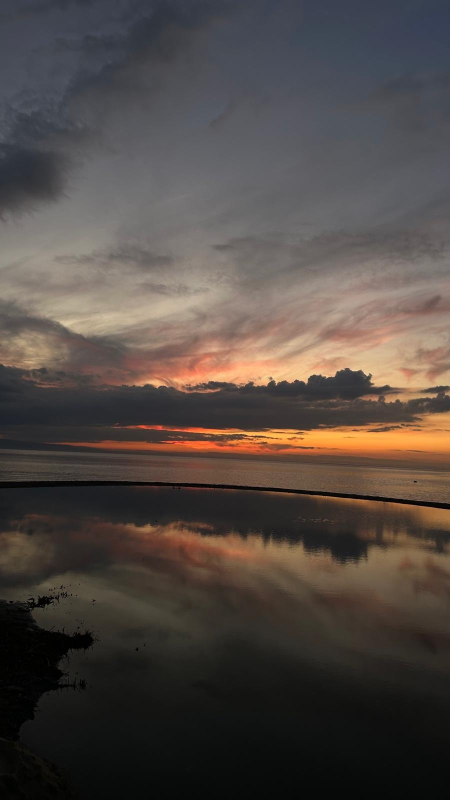
#> input picture outputs/resized_img1.jpg, 900 x 1600 px (shown at 1/2 size)
$ python step_2_3_noise_denoise_metrics.py
#> lines starting #> are read from the running program, lines starting #| are printed output that depends on the picture
import cv2
import numpy as np
import os
import math

os.makedirs("outputs/2_3", exist_ok=True)

# --- Metrikler ---
def mse(img1, img2):
    return np.mean((img1.astype(np.float32) - img2.astype(np.float32)) ** 2)

def psnr(img1, img2):
    m = mse(img1, img2)
    if m == 0:
        return float("inf")
    PIXEL_MAX = 255.0
    return 10.0 * math.log10((PIXEL_MAX ** 2) / m)

# --- Gürültüler ---
def add_gaussian_noise(gray, mean=0, sigma=15):
    noise = np.random.normal(mean, sigma, gray.shape).astype(np.float32)
    noisy = gray.astype(np.float32) + noise
    return np.clip(noisy, 0, 255).astype(np.uint8)

def add_salt_pepper(gray, amount=0.02, salt_vs_pepper=0.5):
    noisy = gray.copy()
    h, w = gray.shape
    num_pixels = int(amount * h * w)

    # salt
    num_salt = int(num_pixels * salt_vs_pepper)
    ys = np.random.randint(0, h, num_salt)
    xs = np.random.randint(0, w, num_salt)
    noisy[ys, xs] = 255

    # pepper
    num_pepper = num_pixels - num_salt
    ys = np.random.randint(0, h, num_pepper)
    xs = np.random.randint(0, w, num_pepper)
    noisy[ys, xs] = 0

    return noisy

# --- Filtreler ---
def mean_filter(gray, k=3):
    return cv2.blur(gray, (k, k))

def gaussian_filter(gray, k=5, sigma=1.0):
    return cv2.GaussianBlur(gray, (k, k), sigma)

def median_filter(gray, k=5):
    return cv2.medianBlur(gray, k)

# --- İşlem akışı ---
image_paths = ["outputs/resized_img1.jpg", "outputs/resized_img2.jpg"]

results = []  # rapor tablosu için

for idx, path in enumerate(image_paths, start=1):
    img = cv2.imread(path)
#> img is the input picture: shape (1600, 900, 3); mean B, G, R 67.7, 72.6, 81.4
    gray = cv2.cvtColor(img, cv2.COLOR_BGR2GRAY)
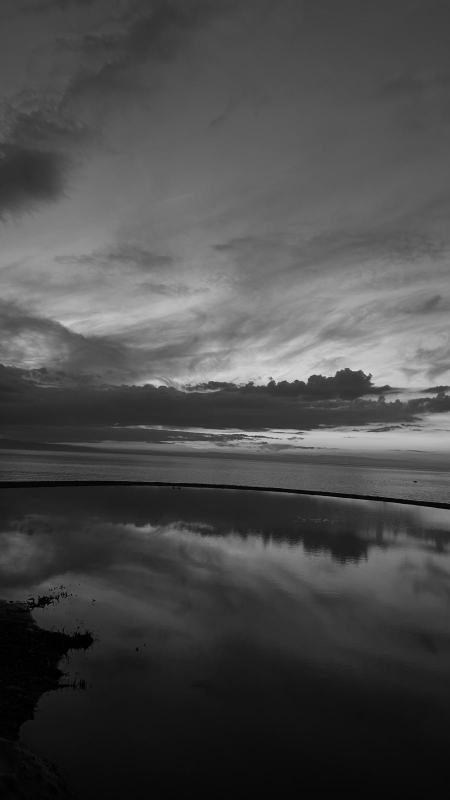
#> gray: shape (1600, 900) (shown at 1/2 size); min 0, max 231, mean 74.7

    cv2.imwrite(f"outputs/2_3/img{idx}_gray.jpg", gray)

    # 1) Gürültü ekle
    g_noisy = add_gaussian_noise(gray, sigma=15)
#> in add_gaussian_noise, `noisy = gray.astype(np.float32) + noise`:
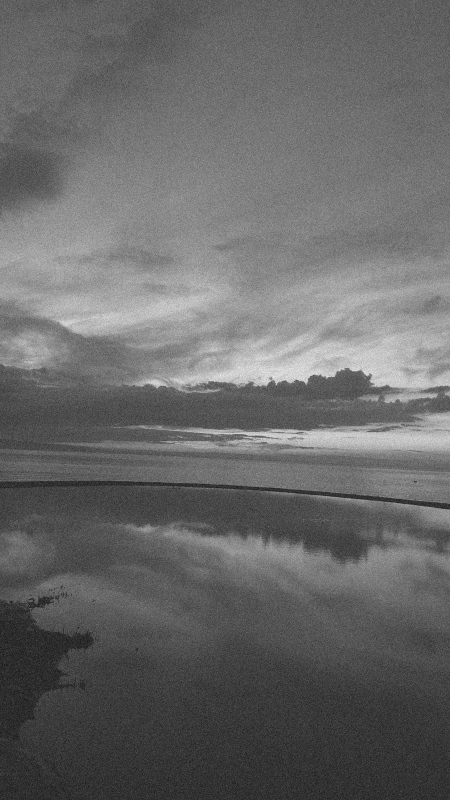
#> noisy: shape (1600, 900) float32 (shown at 1/2 size); min -51.53, max 256.9, mean 74.7; drawn with min black and max white
    sp_noisy = add_salt_pepper(gray, amount=0.02)
#> in add_salt_pepper, `noisy[ys, xs] = 0`:
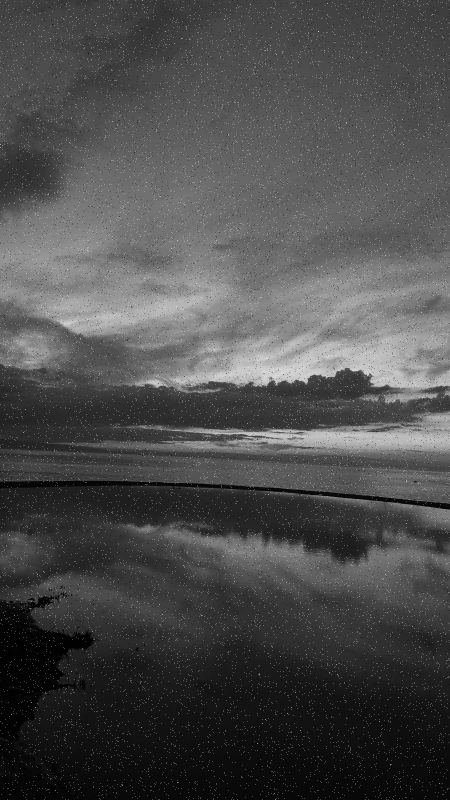
#> noisy: shape (1600, 900) (shown at 1/2 size); min 0, max 255, mean 75.7

    cv2.imwrite(f"outputs/2_3/img{idx}_gaussian_noisy.jpg", g_noisy)
    cv2.imwrite(f"outputs/2_3/img{idx}_saltpepper_noisy.jpg", sp_noisy)

    # 2) Gürültü giderme - Gaussian gürültüsü için
    g_mean = mean_filter(g_noisy, k=3)
    g_gauss = gaussian_filter(g_noisy, k=5, sigma=1.0)
    g_median = median_filter(g_noisy, k=5)

    cv2.imwrite(f"outputs/2_3/img{idx}_gaussNoise_mean.jpg", g_mean)
    cv2.imwrite(f"outputs/2_3/img{idx}_gaussNoise_gaussian.jpg", g_gauss)
    cv2.imwrite(f"outputs/2_3/img{idx}_gaussNoise_median.jpg", g_median)

    results.append(("img"+str(idx), "Gaussian", "Noisy", mse(gray, g_noisy), psnr(gray, g_noisy)))
#> in psnr, `m = mse(img1, img2)`: m = 213.4
    results.append(("img"+str(idx), "Gaussian", "Mean", mse(gray, g_mean), psnr(gray, g_mean)))
    results.append(("img"+str(idx), "Gaussian", "GaussianBlur", mse(gray, g_gauss), psnr(gray, g_gauss)))
    results.append(("img"+str(idx), "Gaussian", "Median", mse(gray, g_median), psnr(gray, g_median)))

    # 3) Gürültü giderme - Tuz-biber gürültüsü için
    sp_mean = mean_filter(sp_noisy, k=3)
    sp_gauss = gaussian_filter(sp_noisy, k=5, sigma=1.0)
    sp_median = median_filter(sp_noisy, k=5)

    cv2.imwrite(f"outputs/2_3/img{idx}_spNoise_mean.jpg", sp_mean)
    cv2.imwrite(f"outputs/2_3/img{idx}_spNoise_gaussian.jpg", sp_gauss)
    cv2.imwrite(f"outputs/2_3/img{idx}_spNoise_median.jpg", sp_median)

    results.append(("img"+str(idx), "SaltPepper", "Noisy", mse(gray, sp_noisy), psnr(gray, sp_noisy)))
    results.append(("img"+str(idx), "SaltPepper", "Mean", mse(gray, sp_mean), psnr(gray, sp_mean)))
    results.append(("img"+str(idx), "SaltPepper", "GaussianBlur", mse(gray, sp_gauss), psnr(gray, sp_gauss)))
    results.append(("img"+str(idx), "SaltPepper", "Median", mse(gray, sp_median), psnr(gray, sp_median)))
#> pass 2 of the loop `for idx, path in enumerate(image_paths, start=1):`:
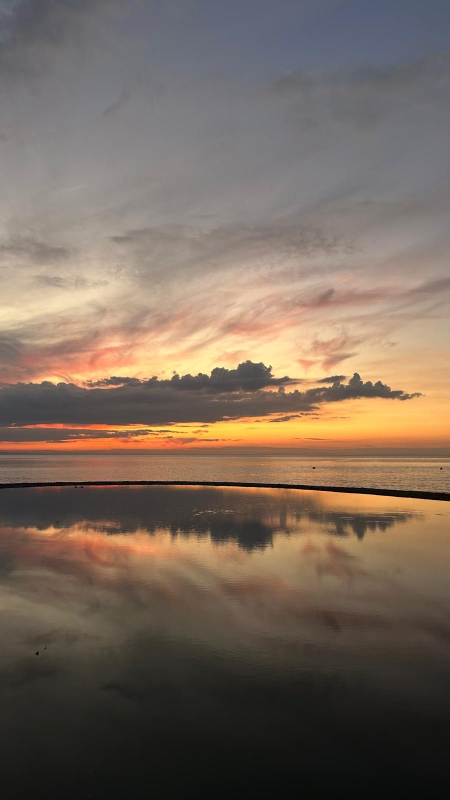
#> input picture outputs/resized_img2.jpg, 900 x 1600 px (shown at 1/2 size)
#> img is the input picture: shape (1600, 900, 3); mean B, G, R 92.2, 104.9, 120.6
#> in add_gaussian_noise (call 2), `noisy = gray.astype(np.float32) + noise`:
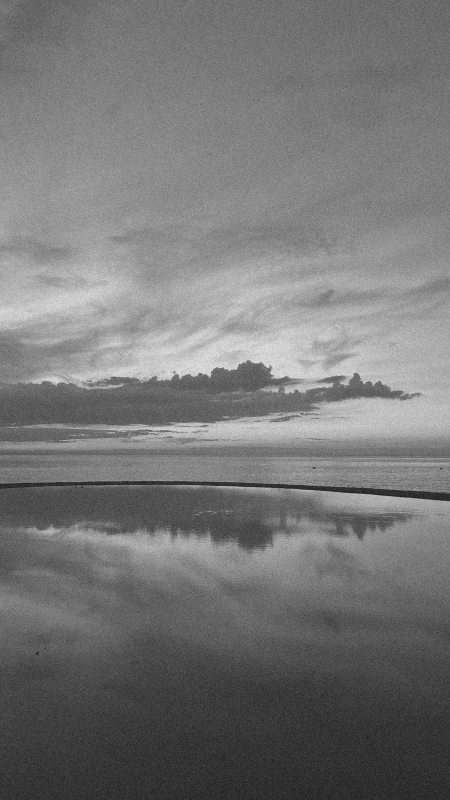
#> noisy: shape (1600, 900) float32 (shown at 1/2 size); min -48.95, max 289.6, mean 108.1; drawn with min black and max white
#> in add_salt_pepper (call 2), `noisy[ys, xs] = 0`:
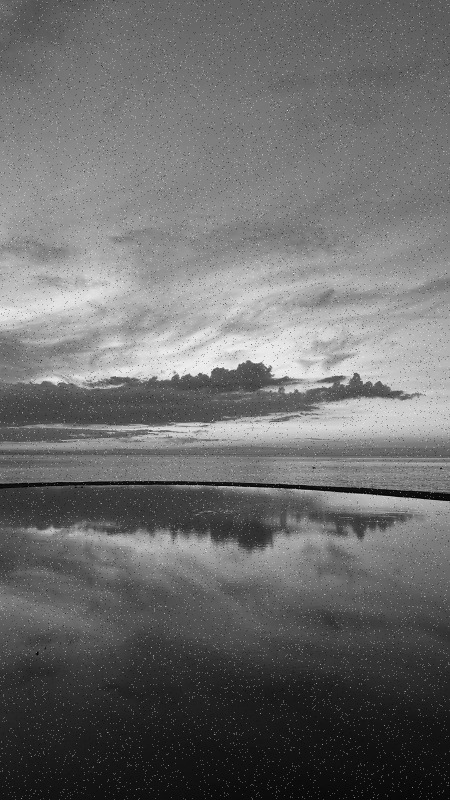
#> noisy: shape (1600, 900) (shown at 1/2 size); min 0, max 255, mean 108.5

# 4) Sonuçları txt olarak kaydet (rapora tabloyu buradan dolduracaksın)
with open("outputs/2_3/metrics_table.txt", "w", encoding="utf-8") as f:
    f.write("Image\tNoise\tMethod\tMSE\tPSNR(dB)\n")
    for r in results:
        f.write(f"{r[0]}\t{r[1]}\t{r[2]}\t{r[3]:.2f}\t{r[4]:.2f}\n")
#> this loop made 16 passes
#> r on passes 1 to 12: ('img1', 'Gaussian', 'Noisy', 213.4, 24.84), ('img1', 'Gaussian', 'Mean', 29.23, 33.47), ('img1', 'Gaussian', 'GaussianBlur', 23.25, 34.47), ('img1', 'Gaussian', 'Median', 22.14, 34.68), ('img1', 'SaltPepper', 'Noisy', 414.4, 21.96), ('img1', 'SaltPepper', 'Mean', 52.53, 30.93), ('img1', 'SaltPepper', 'GaussianBlur', 40.96, 32.01), ('img1', 'SaltPepper', 'Median', 6.46, 40.03), ('img2', 'Gaussian', 'Noisy', 221, 24.69), ('img2', 'Gaussian', 'Mean', 34.14, 32.8), ('img2', 'Gaussian', 'GaussianBlur', 27.45, 33.75), ('img2', 'Gaussian', 'Median', 27.58, 33.72)

print("2.3 tamamlandı ")
print("Tablo: outputs/2_3/metrics_table.txt")
